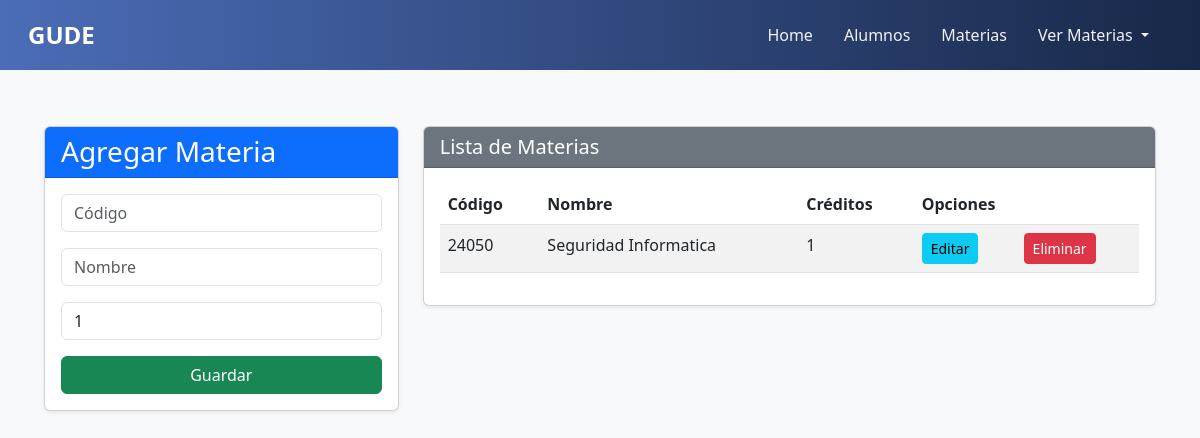
The page /materias/ on the database as committed earlier.
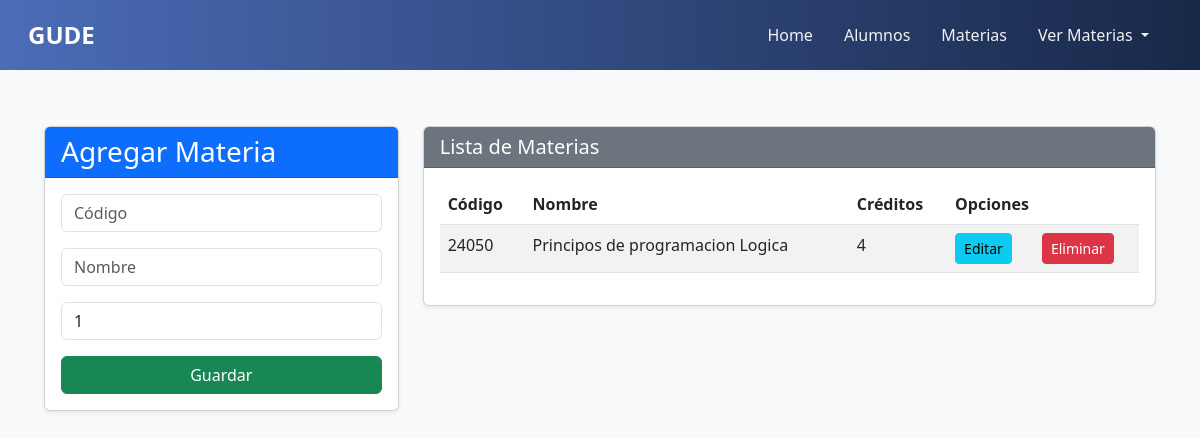
The same page on the database as committed later.
### Aplicaciones/General/models.py (models this page shows, shortened)
class Curso(models.Model):
    codigo = models.CharField(primary_key=True,max_length=6)
    nombre = models.CharField(max_length=50)
    creditos = models.PositiveSmallIntegerField()

### Aplicaciones/General/views.py (the view)
# urls.py: path('materias/', views.materias, name='materias'),
def materias(request):
    cursos = Curso.objects.all()
    return render(request, "Materias.html", {"cursos": cursos})

### Aplicaciones/General/templates/Materias.html
{% extends './base.html' %}
{% block body %}
<div class="container mt-4">
    <div class="row">
        <div class="col-md-4">
            <div class="card shadow-sm">
                <div class="card-header bg-primary text-white">
                    <h3 class="mb-0">Agregar Materia</h3>
                </div>
                <div class="card-body">
                    <form action="{% url 'registrarMateria' %}" method="post"> {% csrf_token %}
                        <div class="form-group mb-3">
                            <input type="text" name="txtCodigo" id="txtCodigo" class="form-control" placeholder="Código" minlength="5" maxlength="5" required>
                        </div>
                        <div class="form-group mb-3">
                            <input type="text" name="txtNombre" id="txtNombre" class="form-control" placeholder="Nombre" maxlength="50" required>
                        </div>
                        <div class="form-group mb-3">
                            <input type="number" name="numCreditos" id="numCreditos" class="form-control" placeholder="Créditos" min="1" max="9" value="1" required>
                        </div>
                        <button type="submit" class="btn btn-success w-100">Guardar</button>
                    </form>
                </div>
            </div>
        </div>
        <div class="col-md-8">
            <div class="card shadow-sm">
                <div class="card-header bg-secondary text-white">
                    <h5 class="mb-0">Lista de Materias</h5>
                </div>
                <div class="card-body table-responsive">
                    <table class="table table-striped table-hover">
                        <thead>
                            <tr>
                                <th>Código</th>
                                <th>Nombre</th>
                                <th>Créditos</th>
                                <th colspan="2">Opciones</th>
                            </tr>
                        </thead>
                        <tbody>
                            {% for c in cursos %}
                            <tr>
                                <td>{{ c.codigo }}</td>
                                <td>{{ c.nombre }}</td>
                                <td>{{ c.creditos }}</td>
                                <td><a href="{% url 'edicionCurso' c.codigo %}" class="btn btn-info btn-sm">Editar</a></td>
                                <td><a href="{% url 'eliminacionCurso' c.codigo %}" class="btn btn-danger btn-sm">Eliminar</a></td>
                            </tr>
                            {% empty %}
                            <tr>
                                <td colspan="5" class="text-center text-muted">No hay materias registradas</td>
                            </tr>
                            {% endfor %}
                        </tbody>
                    </table>
                </div>
            </div>
        </div>
    </div>
</div>
{% endblock %}

Rows that differ between the two databases and show on the page:
changed Curso id 24050: nombre "Seguridad Informatica" → "Principos de programacion Logica"; creditos "1" → "4"
